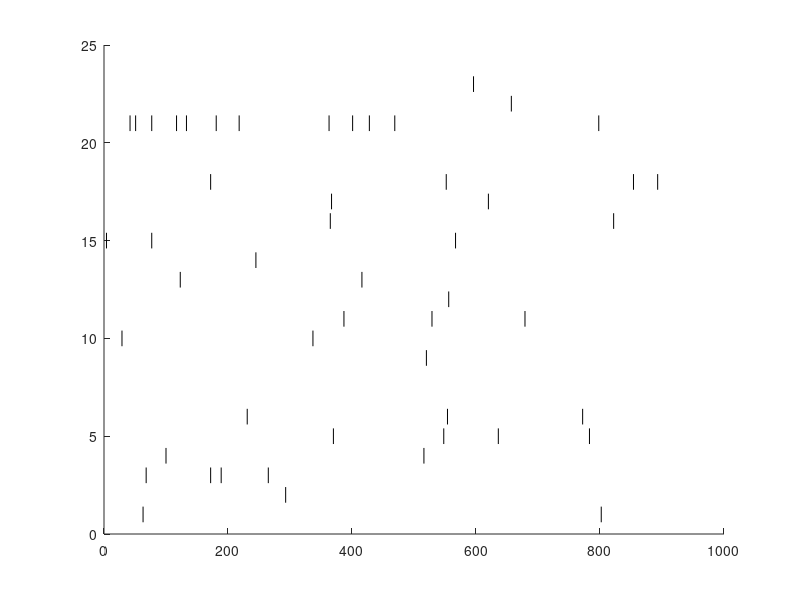

Here is the MATLAB script that generated this plot: (Note: this script raises an error after producing the figure.)
load PMDdata % PMD dataset from monkey G
%%
icell = 1

figure;

for itrial = 1:size(PMDdata(1).spikes,1)
    thesespikes = find(PMDdata(icell).spikes(itrial,:));
    for ispike = 1:size(thesespikes,2)
        
        line([thesespikes(ispike) thesespikes(ispike)], [double(itrial)-.4 double(itrial)+.4],'Linewidth',.5,'Color','k');
                                                               
    end     
   
end
%%
hfig = figure;
 cond = 200;
data = base_data_All;
for itrial = 1:size(data(cond).spikes,1)
    thesespikes = find(data(cond).spikes(itrial,:));
  
    for ispike = 1:size(thesespikes,2)
        
        line([thesespikes(ispike) thesespikes(ispike)], [double(itrial)-.4 double(itrial)+.4],'Linewidth',.5,'Color','k');
                                                                    
    end     
   
end

set(hfig,'Position',pos);
%%


files=dir('*dbmean_toe.txt');
fileind = 1;
for i=1:length(files)
    close all
    clearvars -except PMDdata data base_data gz_data dosave files i start stop blocksize blocktype sitetype smooth doprintout
    
%  batchrasterionto(start,stop,blocksize,blocktype,sitetype,smooth,doprintout)
 [base, gz]= FanoFormat_ionto(files(i).name,-2,12,10,[1 2 5],'mu',0,0);
 
 base_data(fileind).spikes = base;
 gz_data(fileind).spikes = gz;
 fileind = fileind + 1;
end

% need to split the data up so that I get baseline trials for one data struct and
% gabazine trials for the other data struct

%%
figure;
for itrial = 1:size(base_data(1),2)
    thesespikes = cell2mat(toes{itrial});
     for ispike = 1:size(thesespikes,1)  
        line([thesespikes(ispike) thesespikes(ispike)], [double(itrial)-.4 double(itrial)+.4],'Linewidth',.5,'Color','k');                                      
    end     
end
%%
 % target onset is at 400 ms
%alldelays>= 400ms
times = 50:50:6000; % from 200 ms before target onset until 450 ms after.
fanoParams.alignTime = 2000; % this time will become zero time fanoParams.boxWidth = 50; % 50 ms sliding window.
fanoParams.matchReps = 0;
fanoParams.binSpacing = 0.25;
fanoParams.binWidth = 50;
Result_base = VarVsMean(base_data, times, fanoParams); 
plotFano(Result_base);

Result_gz = VarVsMean(gz_data, times, fanoParams); 
plotFano(Result_gz);

figure;hold on
plot(Result_base.meanRateAll,'color','k')
plot(Result_gz.meanRateAll,'color','r')
axis tight


figure;hold on
plot(Result_base.FanoFactorAll,'color','k')
plot(Result_gz.FanoFactorAll,'color','r')
axis tight
    
%%
 % target onset is at 400 ms
%alldelays>= 400ms
times = 200:25:850; % from 200 ms before target onset until 450 ms after.
fanoParams.alignTime = 400; % this time will become zero time fanoParams.boxWidth = 50; % 50 ms sliding window.
Result = VarVsMean(PMDdata, times, fanoParams); plotFano(Result);
%%
scatterParams.axLim = 'auto';
scatterParams.axLen = 5;
plotScatter(Result, -100, scatterParams);
text(2.5, 7, '100 ms before target', 'hori', 'center'); 
plotScatter(Result, 100, scatterParams);
text(2.5, 7, '100 ms after target', '?hori', '?center'); 
plotScatter(Result, 300, scatterParams);
text(2.5, 7, '300 ms after target', '?hori', '?center');